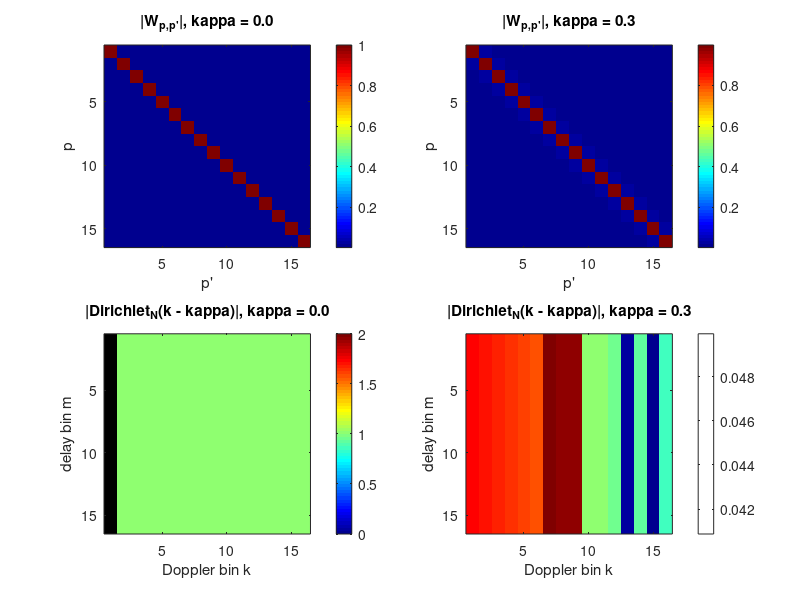

MATLAB code for this plot:
clear; clc; close all;

%% Parameters
M  = 16;              % # subcarriers (delay bins)
N  = 16;              % # time slots (Doppler bins)
Delta_f = 15e3;          % subcarrier spacing (normalized)
T  = 1/Delta_f;       % symbol duration
p  = 0:M-1;
p_ = p;

% kappa values for test
kappa_vals = [0, 0.3];   % fractional Doppler in doppler bin

%% Function: W_{p,p'}(\nu)
W_fun = @(nu) ...
     exp(1j*pi*(nu + (p_'-p)*Delta_f)*T )...
      .* sinc((nu + (p_'-p)*Delta_f)*T);

%% Function: Dirichlet_N
Dirichlet_N = @(x) sin(pi*N*x) ./ (N .* sin(pi*x));

%% Plot |W| for two kappa
figure;
for i = 1:length(kappa_vals)
    nu = kappa_vals(i)./(N*T);  % Doppler in Hz
    Wmat = W_fun(nu);
    subplot(2,2,i);
    imagesc(abs(Wmat));
    colorbar;
    title(sprintf('|W_{p,p''}|, kappa = %.1f', kappa_vals(i)));
    xlabel('p'''); ylabel('p');
end

%% Plot |Dirichlet_N| for two kappa
for i = 1:length(kappa_vals)
    kappa = kappa_vals(i);
    k = 0:N-1;  % Doppler bins
    D = Dirichlet_N(k - kappa);
    % Make it M-by-N just for 2D heatmap visualization
    Dmat = repmat(abs(D), M, 1);
    subplot(2,2,i+2);
    imagesc(Dmat);
    colorbar;
    title(sprintf('|Dirichlet_N(k - kappa)|, kappa = %.1f', kappa_vals(i)));
    xlabel('Doppler bin k'); ylabel('delay bin m');
end
colormap jet;
